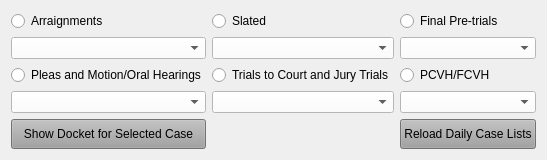
          <widget class="QWidget" name="case_list_tab">
           <property name="maximumSize">
            <size>
             <width>16777215</width>
             <height>180</height>
            </size>
           </property>
           <attribute name="title">
            <string>Daily Case Lists</string>
           </attribute>
           <layout class="QGridLayout" name="gridLayout_11">
            <item row="0" column="0">
             <layout class="QGridLayout" name="gridLayout_8">
              <property name="verticalSpacing">
               <number>6</number>
              </property>
              <item row="4" column="1">
               <widget class="QRadioButton" name="trials_to_court_radio_btn">
                <property name="maximumSize">
                 <size>
                  <width>16777215</width>
                  <height>25</height>
                 </size>
                </property>
                <property name="text">
                 <string>Trials to Court and Jury Trials</string>
                </property>
                <attribute name="buttonGroup">
                 <string notr="true">buttonGroup</string>
                </attribute>
               </widget>
              </item>
              <item row="5" column="0">
               <widget class="DailyCaseListComboBox" name="pleas_cases_box">
                <property name="styleSheet">
                 <string notr="true">background-color: rgb(255, 255, 255);</string>
                </property>
               </widget>
              </item>
              <item row="6" column="2">
               <widget class="QPushButton" name="reload_cases_Button">
                <property name="minimumSize">
                 <size>
                  <width>120</width>
                  <height>30</height>
                 </size>
                </property>
                <property name="maximumSize">
                 <size>
                  <width>16777215</width>
                  <height>30</height>
                 </size>
                </property>
                <property name="styleSheet">
                 <string notr="true">background-color: rgb(160, 160, 160);</string>
                </property>
                <property name="text">
                 <string>Reload Daily Case Lists</string>
                </property>
               </widget>
              </item>
              <item row="3" column="2">
               <widget class="DailyCaseListComboBox" name="final_pretrial_cases_box">
                <property name="styleSheet">
                 <string notr="true">background-color: rgb(255, 255, 255);</string>
                </property>
               </widget>
              </item>
              <item row="5" column="2">
               <widget class="DailyCaseListComboBox" name="pcvh_fcvh_cases_box">
                <property name="styleSheet">
                 <string notr="true">background-color: rgb(255, 255, 255);</string>
                </property>
               </widget>
              </item>
              <item row="2" column="0">
               <widget class="QRadioButton" name="arraignments_radio_btn">
                <property name="maximumSize">
                 <size>
                  <width>16777215</width>
                  <height>25</height>
                 </size>
                </property>
                <property name="text">
                 <string>Arraignments</string>
                </property>
                <property name="checkable">
                 <bool>true</bool>
                </property>
                <property name="checked">
                 <bool>false</bool>
                </property>
                <attribute name="buttonGroup">
                 <string notr="true">buttonGroup</string>
                </attribute>
               </widget>
              </item>
              <item row="2" column="1">
               <widget class="QRadioButton" name="slated_radio_btn">
                <property name="maximumSize">
                 <size>
                  <width>16777215</width>
                  <height>25</height>
                 </size>
                </property>
                <property name="text">
                 <string>Slated                                  </string>
                </property>
                <attribute name="buttonGroup">
                 <string notr="true">buttonGroup</string>
                </attribute>
               </widget>
              </item>
              <item row="2" column="2">
               <widget class="QRadioButton" name="final_pretrial_radio_btn">
                <property name="maximumSize">
                 <size>
                  <width>16777215</width>
                  <height>25</height>
                 </size>
                </property>
                <property name="text">
                 <string>Final Pre-trials</string>
                </property>
                <attribute name="buttonGroup">
                 <string notr="true">buttonGroup</string>
                </attribute>
               </widget>
              </item>
              <item row="5" column="1">
               <widget class="DailyCaseListComboBox" name="trials_to_court_cases_box">
                <property name="styleSheet">
                 <string notr="true">background-color: rgb(255, 255, 255);</string>
                </property>
               </widget>
              </item>
              <item row="3" column="1">
               <widget class="DailyCaseListComboBox" name="slated_cases_box">
                <property name="styleSheet">
                 <string notr="true">background-color: rgb(255, 255, 255);</string>
                </property>
               </widget>
              </item>
              <item row="3" column="0">
               <widget class="DailyCaseListComboBox" name="arraignments_cases_box">
                <property name="styleSheet">
                 <string notr="true">background-color: rgb(255, 255, 255);</string>
                </property>
               </widget>
              </item>
              <item row="6" column="0">
               <widget class="QPushButton" name="crim_show_docket_case_list_btn">
                <property name="maximumSize">
                 <size>
                  <width>16777215</width>
                  <height>30</height>
                 </size>
                </property>
                <property name="styleSheet">
                 <string notr="true">background-color: rgb(160, 160, 160);</string>
                </property>
                <property name="text">
                 <string>Show Docket for Selected Case</string>
                </property>
               </widget>
              </item>
              <item row="4" column="2">
               <widget class="QRadioButton" name="pcvh_fcvh_radio_btn">
                <property name="maximumSize">
                 <size>
                  <width>16777215</width>
                  <height>25</height>
                 </size>
                </property>
                <property name="text">
                 <string>PCVH/FCVH</string>
                </property>
                <attribute name="buttonGroup">
                 <string notr="true">buttonGroup</string>
                </attribute>
               </widget>
              </item>
              <item row="4" column="0">
               <widget class="QRadioButton" name="pleas_radio_btn">
                <property name="maximumSize">
                 <size>
                  <width>16777215</width>
                  <height>25</height>
                 </size>
                </property>
                <property name="text">
                 <string>Pleas and Motion/Oral Hearings</string>
                </property>
                <attribute name="buttonGroup">
                 <string notr="true">buttonGroup</string>
                </attribute>
               </widget>
              </item>
             </layout>
            </item>
           </layout>
          </widget>
